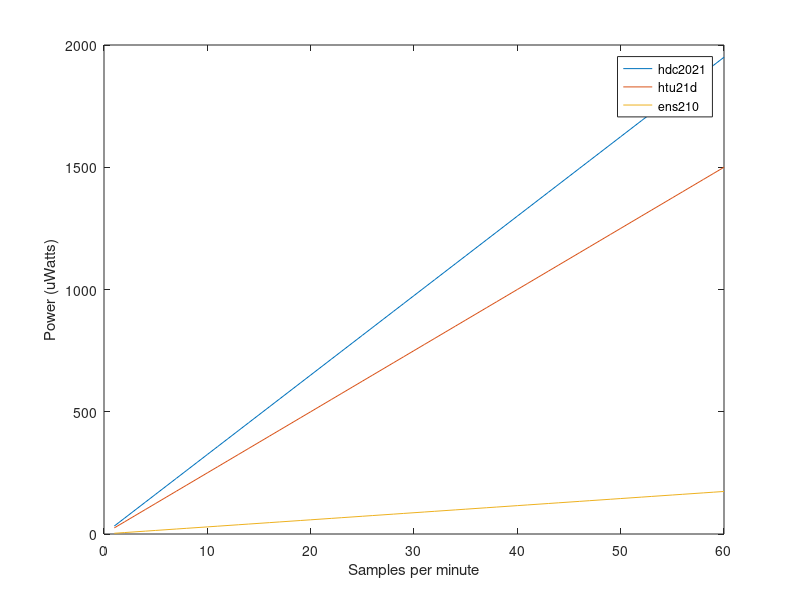

MATLAB code for this plot:
clear all
close all
clc

%array of samples, from 1 sample per minute to 60 samples per minute
samples = linspace(1, 60, 60)

%hdc2021 current calc at each sample rate
hdc2021_curr = ((60-samples)*0.05+samples*650)/60
hdc2021_pow = hdc2021_curr * 3
plot(samples, hdc2021_pow)
hold on

%htu21d current calc at each sample rate
htu21d_curr = ((60-samples)*0.02+samples*500)/60
htu21d_pow = htu21d_curr * 3
plot(samples, htu21d_pow)
hold on

%ens210 current calc at each sample rate
ens210_curr = ((60-samples)*0.04+samples*58)/60
ens210_pow = ens210_curr * 3
plot(samples, ens210_pow)



xlabel("Samples per minute")
ylabel("Power (uWatts)")
legend("hdc2021", "htu21d", "ens210")
